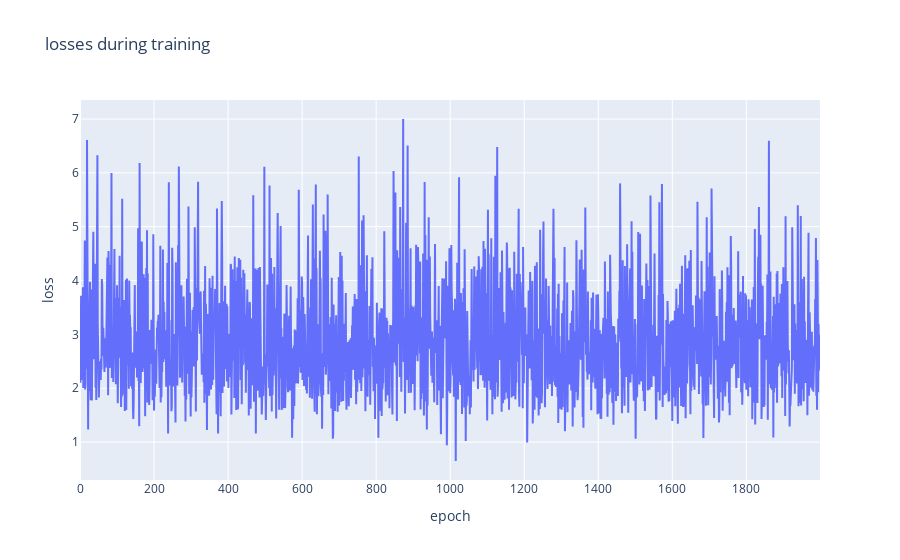

Notebook code cell kept with this figure:
### Code cell
# Visualize learning (training loss)
import plotly.graph_objects as go
from plotly.offline import iplot


losses_float = [float(loss.cpu().detach().numpy()) for loss in losses] 
loss_indices = [i for i,l in enumerate(losses_float)] 

trace = go.Scatter(x = loss_indices, y = losses_float, mode = "lines")

layout = go.Layout(title = "losses during training", xaxis=dict(title = "epoch"),
                   yaxis = dict(title = "loss"))

figure = go.Figure(data = [trace], layout=layout)

iplot(figure)

### Figure 1 — Plotly figure (JSON) as saved in the notebook; plotly's stock layout.template omitted (floating-point values rounded to 4 significant figures; data arrays with more than 128 entries replaced by an {"elided": "..."} marker saying what was removed)
{"data": [{"mode": "lines", "type": "scatter", "x": {"elided": "2000 int values"}, "y": {"elided": "2000 float values"}}], "layout": {"title": {"text": "losses during training"}, "xaxis": {"title": {"text": "epoch"}}, "yaxis": {"title": {"text": "loss"}}}}
